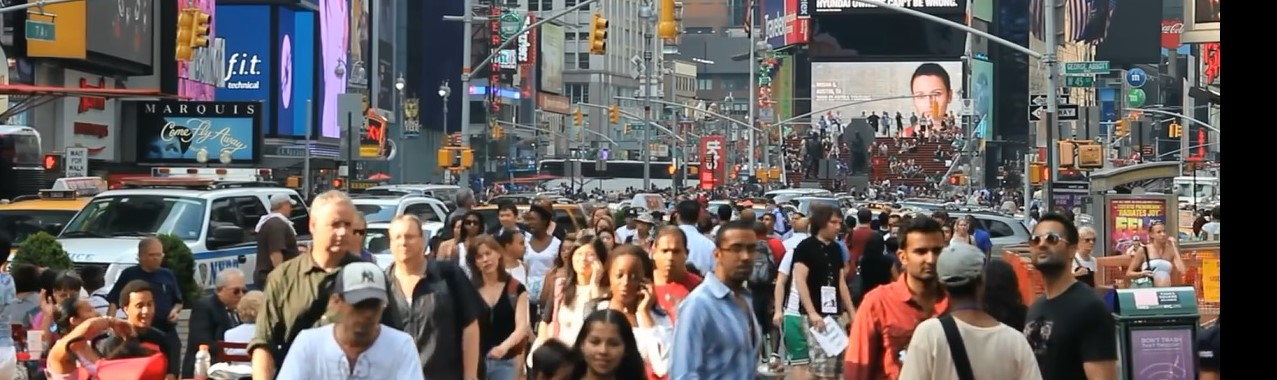
#> input picture image.jpeg, 1277 x 380 px
$ python yuztanima.py
#> lines starting #> are read from the running program, lines starting #| are printed output that depends on the picture; after the words box and inside, x2 and y2 are one past the last pixel; in counts of white or black regions, pixels touching at a corner belong together
#> further down, image is the input picture: shape (380, 1277, 3); mean R, G, B 103.6, 97.1, 95.5
import cv2
import imageio

# Cascade yükleme
face_cascade = cv2.CascadeClassifier('haarcascade-frontalface-default.xml')
eye_cascade = cv2.CascadeClassifier('haarcascade-eye.xml')

# Tanıma yapacak fonksiyon
def detect(frame):
    gray = cv2.cvtColor(frame, cv2.COLOR_BGR2GRAY)
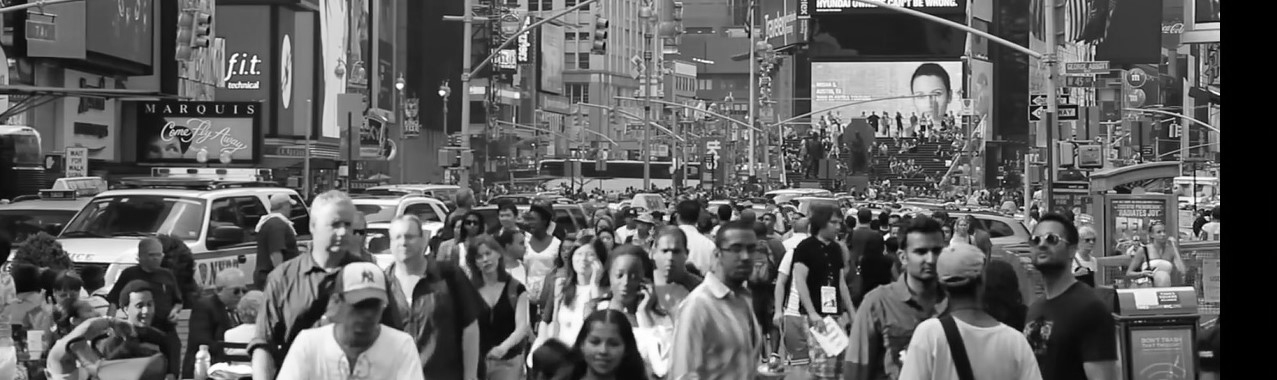
#> gray: shape (380, 1277); min 0, max 255, mean 97.4
    faces = face_cascade.detectMultiScale(gray, 1.1, 1)
#> faces = 19 rows, first 6: [459, 214, 25, 25], [825, 214, 24, 24], [388, 225, 32, 32], [654, 239, 34, 34], [573, 243, 25, 25], [909, 78, 44, 44]
    for (x, y, w, h) in faces:
        cv2.rectangle(frame, (x, y), (x+w, y+h), (255, 0, 0), 2)
        roi_gray = gray[y:y+h, x:x+w]
        roi_color = frame[y:y+h, x:x+w]
        eyes = eye_cascade.detectMultiScale(roi_gray, 1.1,1)
        for (ex, ey, ew, eh) in eyes:
            cv2.rectangle(roi_color, (ex, ey), (ex+ew, ey+eh), (0, 255, 0), 2)
#> this loop made 19 passes
#> (x, y, w, h) on passes 1 to 12: (459, 214, 25, 25), (825, 214, 24, 24), (388, 225, 32, 32), (654, 239, 34, 34), (573, 243, 25, 25), (909, 78, 44, 44), (470, 242, 31, 31), (126, 293, 34, 34), (1192, 222, 38, 38), (578, 322, 52, 52), (904, 233, 49, 49), (318, 207, 49, 49)
#> (x, y, w, h, eyes) on pass 19: (31, 229, 147, 147, [[32, 124, 21, 21]])
#> pass 1, in detect, `roi_color = frame[y:y+h, x:x+w]`:
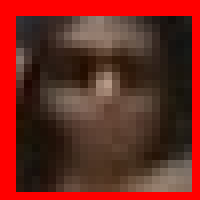
#> roi_color: shape (25, 25, 3) (shown 8 times larger); mean R, G, B 111.4, 40.2, 31.7
#> pass 2, in detect, `roi_color = frame[y:y+h, x:x+w]`:
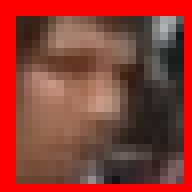
#> roi_color: shape (24, 24, 3) (shown 8 times larger); mean R, G, B 140.3, 59.8, 51
#> after the loop:
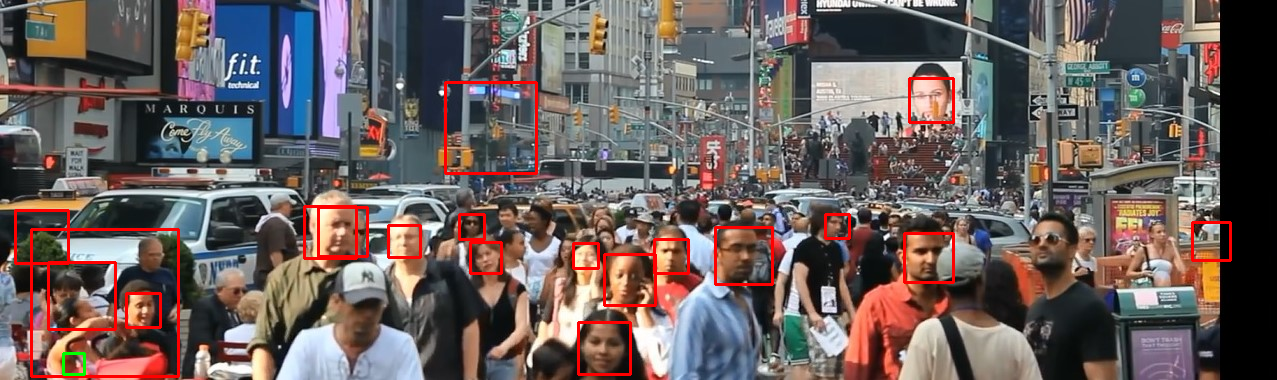
#> frame: shape (380, 1277, 3); 2.34% of pixels changed, all inside (x1, y1, x2, y2) = (14, 77, 1232, 378)
#> after the loop:
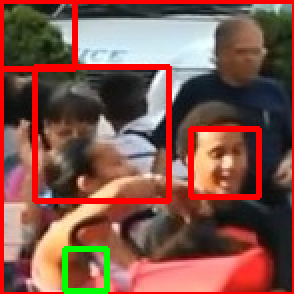
#> roi_color: shape (147, 147, 3) (shown 2 times larger); mean R, G, B 129.7, 85.3, 74.9
#> after the loop:
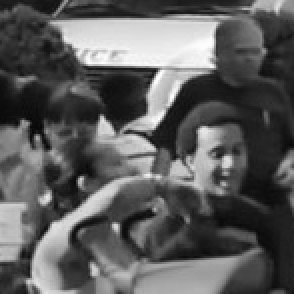
#> roi_gray: shape (147, 147) (shown 2 times larger); min 7, max 254, mean 92.3
    return frame

# Proje klasörü içerisindeki image.jpg dosyasında yüz ve göz tespiti yapılıyor.
# Daha sonra output.jpg dosyasına yazılıyor.
# Dosya isimlerini değiştirebilirsiniz.
image = imageio.imread('image.jpeg')
image = detect(frame=image)
imageio.imwrite('output.jpg', image)
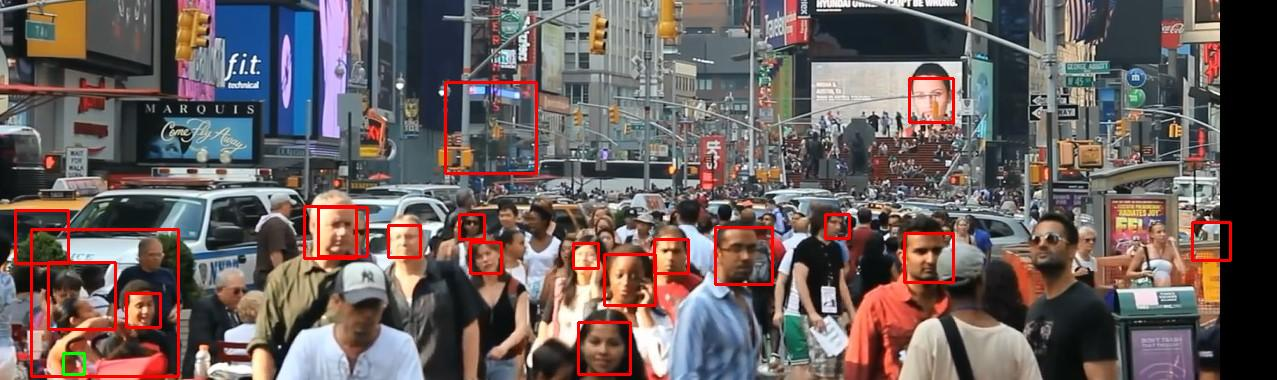
#> saved as output.jpg: shape (380, 1277, 3); mean R, G, B 106.6, 95, 93.6
